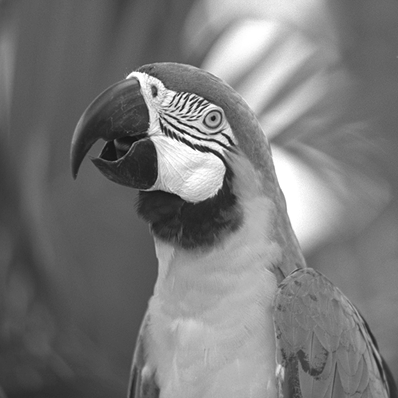
%> input picture 4.2 - new for comparison/parrotgray.png, 398 x 398 px
$ octave --eval "main;"   (GNU Octave 9; MATLAB toolbox functions it lacks are replaced by stand-ins)
%> lines starting %> are read from the running program, lines starting %| are printed output that depends on the picture; long printed decimals are rounded
%
% The iterative over-relaxed Chambolle-Pock algorithm converges to
% the image x minimizing 1/2*||Ax-b||^2/2 + lambda1*|x|_1 +
% lambda2*|x_{j+1} - x_j|
% There is only one parameter to tune, tau, which controls the convergence speed.
%
%Code written by Laurent Condat, CNRS research fellow in
% Dept. of Images and Signals of GIPSA-lab, Univ. Grenoble Alpes, Grenoble, France.
%?
% See the description of the algorithm in
% L. Condat, "A primal-dual splitting method for convex optimization
% involving Lipschitzian, proximable and linear composite terms",
% J. Optimization Theory and Applications, vol. 158, no. 2, pp. 460-479,
% 2013


function main
tic
	Nbiter= 300;
	lambda = 25;
   % lambda2 = 25;
	tau = 0.05;
	eta = 0.99;
% [27 lines of commented-out code are left out]

	y  = double(imread('parrotgray.png'));   % Initial image
%> y: size 398x398 double; min 14, max 255, mean 120.9; mean of the top-left, top-right, bottom-left and bottom-right quarters 100.8, 150.3, 93.9, 138.5
	figure(1);
	imshow(y/255);
	rng(0);
	y = y+randn(size(y))*30; % White Gaussian noise is added to the image
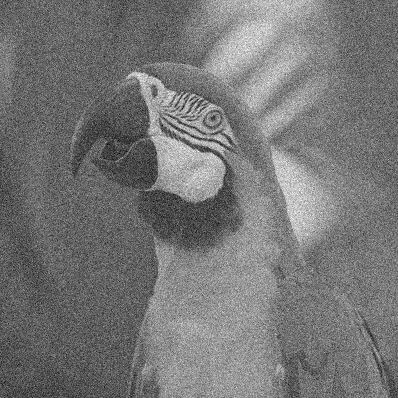
%> y: size 398x398 double; min -81.44, max 353.3, mean 120.8; drawn with min black and max white
	figure(2);
	imshow(y/255);
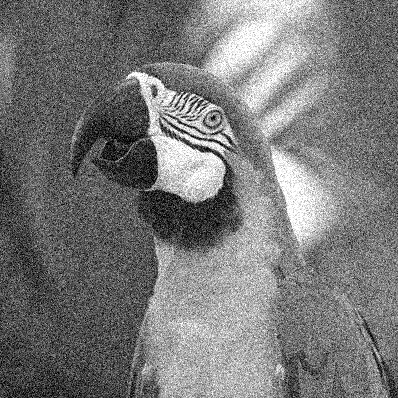
%> displayed picture: size 398x398, on the screen's scale of 0 to 255; min 0, max 255, mean 120.5

	opD = @(x) cat(3,[diff(x,1,1);zeros(1,size(x,2))],[diff(x,1,2) zeros(size(x,1),1)]);
	opDadj = @(u) -[u(1,:,1);diff(u(:,:,1),1,1)]-[u(:,1,2) diff(u(:,:,2),1,2)];
	prox_tau_f = @(x) (x+tau*y)/(1+tau);
	prox_sigma_g_conj = @(u) bsxfun(@rdivide,u,max(sqrt(sum(u.^2,3))/lambda,1));

	x2 = y; 		% Initialization of the solution
	u2 = prox_sigma_g_conj(opD(x2));	% Initialization of the dual solution
	sigma = 1/tau/8;
%a = x_k - tau*

	for iter = 1:Nbiter
		x = prox_tau_f(x2-tau*opDadj(u2));
		u = prox_sigma_g_conj(u2+sigma*opD(2*x-x2));
		x2 = x+eta*(x-x2);
		u2 = u+eta*(u-u2);
		if mod(iter,20)==0
			fprintf('nb iter:%4d  cost value: %f\n',iter,...
				norm(x-y,'fro')^2/2+lambda*sum(sum(sqrt(sum(opD(x).^2,3)))));
			figure(3);
			imshow(x/255);
			colormap gray
		end
	end
%> this loop made 300 passes
%| nb iter:  20  cost value: 80427539.940
%| nb iter:  40  cost value: 79560663.467
%| nb iter:  60  cost value: 79494479.037
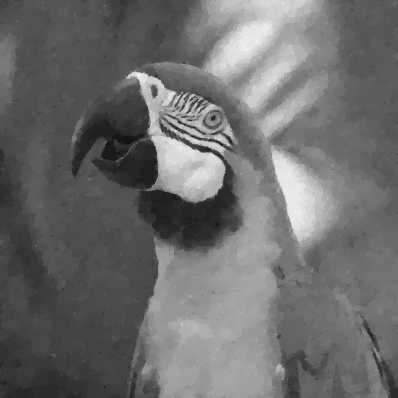
%> x2: size 398x398 double; min 3.65, max 278.1, mean 120.8; drawn with min black and max white
	figure(3);
	imshow(x/255);
toc
end
